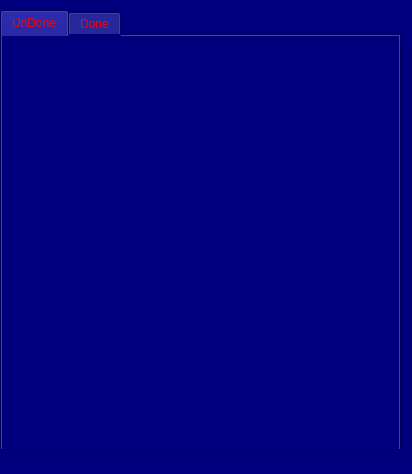
<?xml version="1.0" encoding="UTF-8"?>
<ui version="4.0">
 <class>MainWindow</class>
 <widget class="QMainWindow" name="MainWindow">
  <property name="geometry">
   <rect>
    <x>0</x>
    <y>0</y>
    <width>412</width>
    <height>474</height>
   </rect>
  </property>
  <property name="windowTitle">
   <string>ToDoList</string>
  </property>
  <property name="windowIcon">
   <iconset>
    <normaloff>img/list.png</normaloff>img/list.png</iconset>
  </property>
  <property name="styleSheet">
   <string notr="true">background-color: rgb(0, 0, 127);</string>
  </property>
  <widget class="QWidget" name="centralwidget">
   <widget class="QTabWidget" name="tabWidget">
    <property name="geometry">
     <rect>
      <x>0</x>
      <y>10</y>
      <width>401</width>
      <height>441</height>
     </rect>
    </property>
    <property name="styleSheet">
     <string notr="true">background-color: rgb(0, 0, 127);
color: rgb(255, 0, 0);</string>
    </property>
    <property name="currentIndex">
     <number>0</number>
    </property>
    <property name="tabBarAutoHide">
     <bool>true</bool>
    </property>
    <widget class="QWidget" name="tab">
     <attribute name="title">
      <string>UnDone</string>
     </attribute>
     <widget class="QScrollArea" name="scrollArea">
      <property name="geometry">
       <rect>
        <x>20</x>
        <y>10</y>
        <width>361</width>
        <height>341</height>
       </rect>
      </property>
      <property name="autoFillBackground">
       <bool>true</bool>
      </property>
      <property name="styleSheet">
       <string notr="true">background-color: rgb(0, 0, 127);
border-radius:10px;</string>
      </property>
      <property name="widgetResizable">
       <bool>true</bool>
      </property>
      <widget class="QWidget" name="scrollAreaWidgetContents">
       <property name="geometry">
        <rect>
         <x>0</x>
         <y>0</y>
         <width>361</width>
         <height>341</height>
        </rect>
       </property>
       <layout class="QGridLayout" name="gridLayout">
        <item row="1" column="0">
         <layout class="QGridLayout" name="gridLayout2"/>
        </item>
       </layout>
      </widget>
     </widget>
     <widget class="QPushButton" name="btn_add">
      <property name="geometry">
       <rect>
        <x>170</x>
        <y>360</y>
        <width>51</width>
        <height>51</height>
       </rect>
      </property>
      <property name="maximumSize">
       <size>
        <width>75</width>
        <height>16777215</height>
       </size>
      </property>
      <property name="styleSheet">
       <string notr="true">QPushButton{
font: 700 10pt &quot;Segoe UI&quot;;
color: rgb(255, 255, 255);
border-radius: 25%;
}</string>
      </property>
      <property name="text">
       <string/>
      </property>
      <property name="icon">
       <iconset>
        <normaloff>img/add.png</normaloff>img/add.png</iconset>
      </property>
      <property name="iconSize">
       <size>
        <width>60</width>
        <height>60</height>
       </size>
      </property>
     </widget>
    </widget>
    <widget class="QWidget" name="tab_2">
     <attribute name="title">
      <string>Done</string>
     </attribute>
     <widget class="QScrollArea" name="scrollArea_2">
      <property name="geometry">
       <rect>
        <x>20</x>
        <y>10</y>
        <width>361</width>
        <height>341</height>
       </rect>
      </property>
      <property name="autoFillBackground">
       <bool>true</bool>
      </property>
      <property name="styleSheet">
       <string notr="true">background-color: rgb(0, 0, 127);
border-radius:10px;</string>
      </property>
      <property name="widgetResizable">
       <bool>true</bool>
      </property>
      <widget class="QWidget" name="scrollAreaWidgetContents_2">
       <property name="geometry">
        <rect>
         <x>0</x>
         <y>0</y>
         <width>361</width>
         <height>341</height>
        </rect>
       </property>
       <layout class="QGridLayout" name="gridLayout_2">
        <item row="1" column="0">
         <layout class="QGridLayout" name="gridLayout1"/>
        </item>
       </layout>
      </widget>
     </widget>
    </widget>
   </widget>
  </widget>
  <widget class="QStatusBar" name="statusbar"/>
  <action name="exit">
   <property name="text">
    <string>Exit</string>
   </property>
   <property name="shortcut">
    <string>Esc</string>
   </property>
  </action>
  <action name="help">
   <property name="text">
    <string>Info</string>
   </property>
  </action>
 </widget>
 <resources/>
 <connections/>
</ui>
